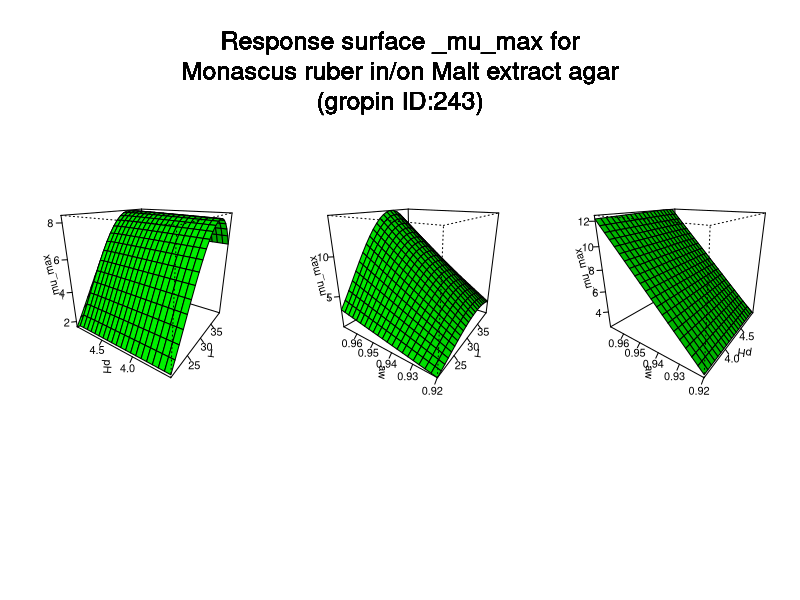

The R source for this figure:
#############################
# start of Parameter script
#############################
T <- seq(20.02,39.96003996004,length.out=21)
pH <- seq(3.5035,4.995004995005,length.out=21)
aw <- seq(0.919919,0.969030969030969,length.out=21)
#############################
# end of Parameter script
#############################
############################# 
# start of Model script Gropin ID 243 
#############################
 
# constant coefficients for this model
moptdays1 <- 21.89
awmin <- 0.906
pHmin <- -101.1
pHmax <- 5
pHopt <- 4.81
TmaxoC <- 46.19
TminoC <- 14.61
ToptoC <- 34.36
 
variables <- data.frame(T,pH,aw)
argumentsPar <- expand.grid(variables)
 
# heart of the model
response_surface <- function(T,pH,aw) {
   mumax <-moptdays1*((aw-awmin)/(1-awmin))*((((T-TminoC)^2)*(T-TmaxoC))/((ToptoC-TminoC)*((ToptoC-TminoC)*(T-ToptoC)-(ToptoC-TmaxoC)*(ToptoC+TminoC-2*T))))*((((pH-pHmin)^2)*(pH-pHmax))/((pHopt-pHmin)*((pHopt-pHmin)*(pH-pHopt)-(pHopt-pHmax)*(pHopt+pHmin-2*pH))))

return(mumax=mumax)
} 

# output parameters
responseSurface <- cbind(argumentsPar,response_surface(argumentsPar['T'],argumentsPar['pH'],argumentsPar['aw']))
colnames(responseSurface) <- c(colnames(argumentsPar),'mumax')
#############################
# End of Model script
#############################
############################# 
# start of Visualisation script Gropin ID 243 
#############################
argPar1 <- expand.grid(T,pH)
argPar2 <- expand.grid(T,aw)
argPar3 <- expand.grid(pH,aw)
z1 <- matrix(unlist(response_surface(argPar1[1],argPar1[2],aw[10])),nrow=21)
z2 <- matrix(unlist(response_surface(argPar2[1],pH[10],argPar2[2])),nrow=21)
z3 <- matrix(unlist(response_surface(T[10],argPar3[1],argPar3[2])),nrow=21)
par(mfrow = c(1,3))
persp(T,pH,z1,col = 'green',xlab='T',ylab='pH',zlab='_mu_max',theta=305,phi=20,shade=0.25,ticktype = 'detailed')
persp(T,aw,z2,col = 'green',xlab='T',ylab='aw',zlab='_mu_max',theta=305,phi=20,shade=0.25,ticktype = 'detailed')
persp(pH,aw,z3,col = 'green',xlab='pH',ylab='aw',zlab='_mu_max',theta=305,phi=20,shade=0.25,ticktype = 'detailed')
mtext('Response surface _mu_max for
Monascus ruber in/on Malt extract agar
(gropin ID:243)',outer=T,  cex=1.5, line=-8.5, side=3)
#############################
# End of Visualisation script
#############################
